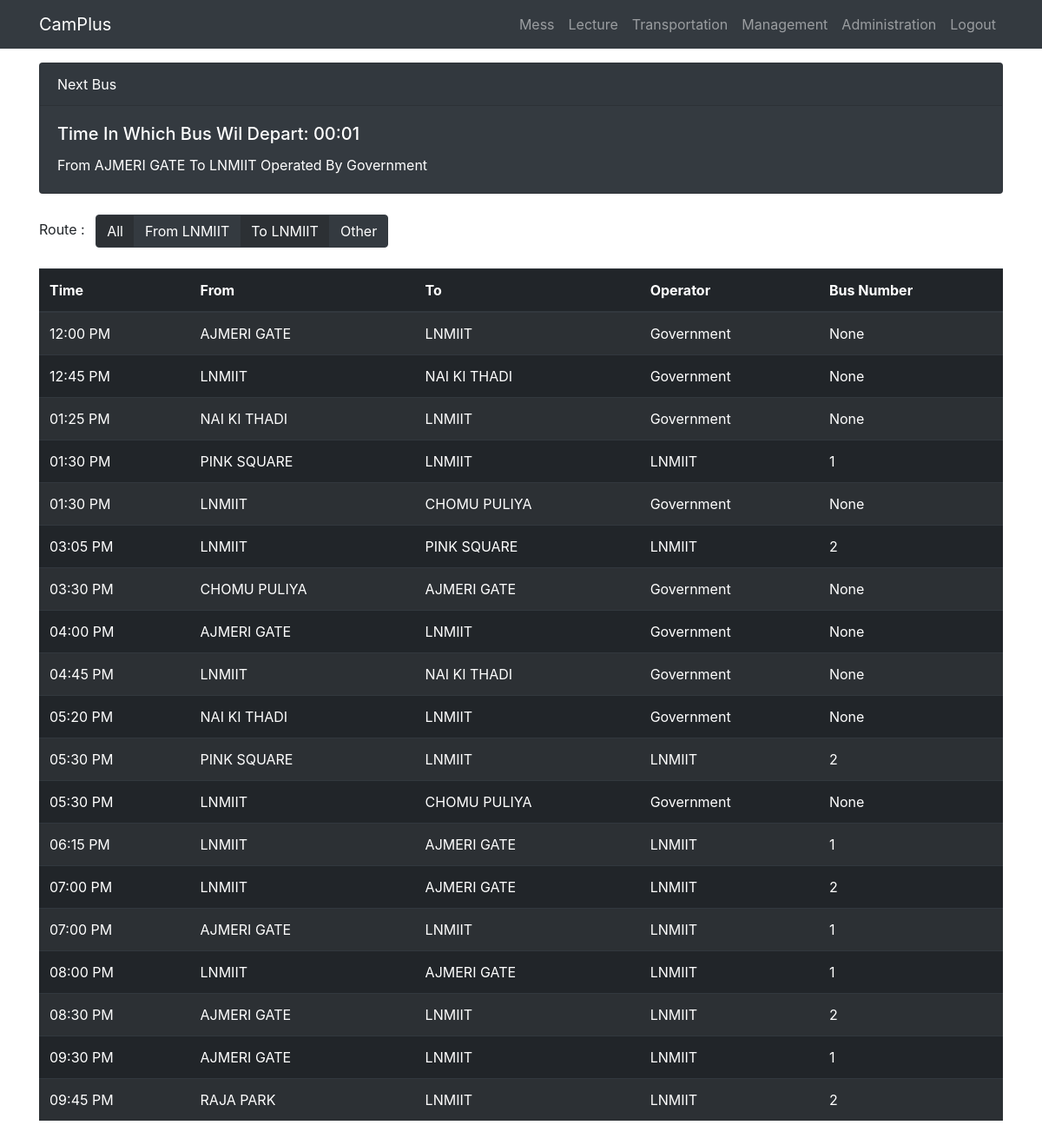
Screenshot of /trans/bus (signed in) with the database file from the repository.
### trans/models.py (models this page shows, shortened)
class buswd(models.Model):
    institute = models.CharField(max_length=256)
    frm = models.CharField(max_length=256)
    to = models.CharField(max_length=256)
    time = models.TimeField()
    busno = models.IntegerField(null=True)
    operator = models.CharField(max_length=256)

### trans/views.py (the view)
# urls.py: path('bus',views.bus,name="bus"),
@login_required
def bus(request):
    dicti = dict()
    if request.user.is_staff == True:
        dicti['su'] = True
    insti = request.user.profile.institute
    if insti == 'LNMIIT':
        dicti['mis'] = "https://erp.lnmiit.ac.in/mis/"
    else:
        dicti['mis'] = '#'
    now = datetime.datetime.now()
    t = now.strftime("%H:%M:%S")
    if now.strftime("%A") != 'Sunday':
        qlist = buswd.objects.filter(institute=insti,time__gte=t).order_by('time')
    else:
        qlist = buswe.objects.filter(institute=insti,time__gte=t).order_by('time')
    if len(qlist) > 0:
        dicti['latest']=qlist[0]
        value = datetime.datetime.combine(datetime.date.today(),dicti['latest'].time) - datetime.datetime.now()
        dicti['timeleftnb'] = (datetime.datetime.min + value).time()
        if len(qlist) >1:
            dicti['buslst']=qlist
    return render(request,'trans/bus.html',context=dicti)

### templates/trans/bus.html (shortened to what this page needs)
{% extends "index.html" %}
{% block body_block%}
    {% if latest %}
        <div class="container">
            <div class="card text-white bg-dark">
                <div class="card-header">
                    Next Bus
                </div>
                <div class="card-body">
                    <h5 class="card-title">Time In Which Bus Wil Depart: <span id="timeleftnb">{{timeleftnb | date:'H:i'}}</span></h5>
                    From {{latest.frm}} To {{latest.to}} Operated By {{latest.operator}} {% if latest.busno %}Having Bus Number {{latest.busno}}{% endif %}
                </div>
            </div>
        </div>
        <br>
        <div class="container">
            Route :&ensp;
            <div class="btn-group" role="group" aria-label="Basic example">
                <a href="{% url 'trans:bus' %}" class="btn btn-dark tablebutt">All</a>
                <a href="{% url 'trans:buslnm' %}" class="btn btn-dark">From LNMIIT</a>
                <a href="{% url 'trans:buscit' %}" class="btn  btn-dark tablebutt">To LNMIIT</a>
                <a href="{% url 'trans:busoth' %}" class="btn btn-dark">Other</a>
            </div>
        </div>
        <br>
    {% endif %}
    {% if buslst %}
    <div class="container">
    <table class="table table-striped table-dark">
        <thead>
            <tr>
                <th scope="col">Time</th>
                <th scope="col">From</th>
                <th scope="col">To</th>
                <th scope="col">Operator</th>
                <th scope="col">Bus Number</th>
            </tr>
        </thead>
        <tbody>
            {% for bus in buslst %}
                <tr>
                    <td>{{bus.time | date:'h:i A'}}</td>
                    <td>{{bus.frm}}</td>
                    <td>{{bus.to}}</td>
                    <td>{{bus.operator}}</td>
                    <td>{{bus.busno}}</td>
                </tr>
            {% endfor %}
        </tbody>
    </table>
    </div>
    {% endif %}
{% endblock %}

### templates/index.html (shortened to what this page needs)
<!DOCTYPE html>
{% load static %}
<html lang="en" dir="ltr">
    <head>
    </head>
    <body>
        <link rel="stylesheet" href="{% static "/css/bootstrap.css" %}">
        <link rel="stylesheet" href="{% static "/css/master.css" %}">
        <nav class="navbar fixed-top navbar-expand-lg navbar-dark bg-dark">
            <div class="container">
                <a class="navbar-brand" href="{% url 'index' %}">CamPlus</a>
                <div class="collapse navbar-collapse" id="navbarSupportedContent">
                    <ul class="navbar-nav ml-auto">
                        <li class="nav-item">
                            <a class="nav-link" href="{% url 'mess:menu' %}">Mess</a>
                        </li>
                        <li class="nav-item">
                            <a class="nav-link" href="{% url 'lecture:ttdisplay' %}">Lecture</a>
                        </li>
                        <li class="nav-item">
                            <a class="nav-link" href="{% url 'trans:bus' %}">Transportation</a>
                        </li>
                        <li class="nav-item">
                            <a class="nav-link" {% if mis != '#' %} target="_blank" rel="noopener noreferrer" {% endif %} href="{{ mis }}">Management</a>
                        </li>
                        {% if su == True %}
                        <li class="nav-item">
                            <a class="nav-link" target="_blank" rel="noopener noreferrer" href="{% url 'admin:index' %}">Administration</a>
                        </li>
                        {% endif %}
                        <li class="nav-item">
                            <a class="nav-link" href="{% url 'login:logout' %}">Logout</a>
                        </li>
                    </ul>
                </div>
            </div>
        </nav>
        <br><br><br>
        {% block body_block %}{% endblock %}
        <br>
    </body>
</html>

### static/css/master.css (style rules this page uses)
.tablebutt { background-color: #2C3034 }

### rows the page displays
buswd: frm "AJMERI GATE", to "LNMIIT", operator "Government", time "12:00 PM", busno "None"
buswd: time "12:45 PM", frm "LNMIIT", to "NAI KI THADI", operator "Government", busno "None"
buswd: time "01:25 PM", frm "NAI KI THADI", to "LNMIIT", operator "Government", busno "None"
buswd: time "01:30 PM", frm "PINK SQUARE", to "LNMIIT", operator "LNMIIT", busno "1"
buswd: time "01:30 PM", frm "LNMIIT", to "CHOMU PULIYA", operator "Government", busno "None"
buswd: time "03:05 PM", frm "LNMIIT", to "PINK SQUARE", operator "LNMIIT", busno "2"
buswd: time "03:30 PM", frm "CHOMU PULIYA", to "AJMERI GATE", operator "Government", busno "None"
buswd: time "04:00 PM", frm "AJMERI GATE", to "LNMIIT", operator "Government", busno "None"
buswd: time "04:45 PM", frm "LNMIIT", to "NAI KI THADI", operator "Government", busno "None"
buswd: time "05:20 PM", frm "NAI KI THADI", to "LNMIIT", operator "Government", busno "None"
buswd: time "05:30 PM", frm "PINK SQUARE", to "LNMIIT", operator "LNMIIT", busno "2"
buswd: time "05:30 PM", frm "LNMIIT", to "CHOMU PULIYA", operator "Government", busno "None"
buswd: time "06:15 PM", frm "LNMIIT", to "AJMERI GATE", operator "LNMIIT", busno "1"
buswd: time "07:00 PM", frm "LNMIIT", to "AJMERI GATE", operator "LNMIIT", busno "2"
buswd: time "07:00 PM", frm "AJMERI GATE", to "LNMIIT", operator "LNMIIT", busno "1"
buswd: time "08:00 PM", frm "LNMIIT", to "AJMERI GATE", operator "LNMIIT", busno "1"
buswd: time "08:30 PM", frm "AJMERI GATE", to "LNMIIT", operator "LNMIIT", busno "2"
buswd: time "09:30 PM", frm "AJMERI GATE", to "LNMIIT", operator "LNMIIT", busno "1"
buswd: time "09:45 PM", frm "RAJA PARK", to "LNMIIT", operator "LNMIIT", busno "2"
